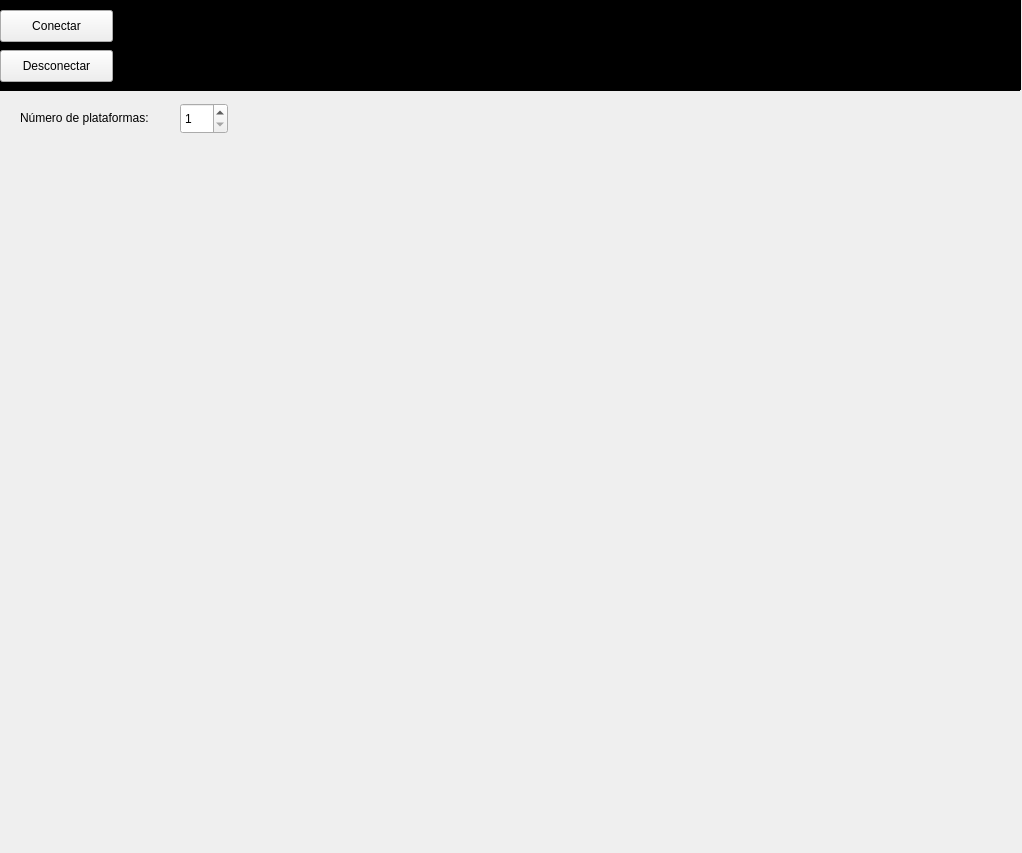
<?xml version="1.0" encoding="UTF-8"?>
<ui version="4.0">
 <class>MainWindow</class>
 <widget class="QMainWindow" name="MainWindow">
  <property name="enabled">
   <bool>true</bool>
  </property>
  <property name="geometry">
   <rect>
    <x>0</x>
    <y>0</y>
    <width>1022</width>
    <height>853</height>
   </rect>
  </property>
  <property name="sizePolicy">
   <sizepolicy hsizetype="Fixed" vsizetype="Fixed">
    <horstretch>0</horstretch>
    <verstretch>0</verstretch>
   </sizepolicy>
  </property>
  <property name="minimumSize">
   <size>
    <width>1020</width>
    <height>853</height>
   </size>
  </property>
  <property name="maximumSize">
   <size>
    <width>1022</width>
    <height>853</height>
   </size>
  </property>
  <property name="windowTitle">
   <string>Distribución de presión</string>
  </property>
  <property name="layoutDirection">
   <enum>Qt::LeftToRight</enum>
  </property>
  <widget class="QWidget" name="centralWidget">
   <widget class="QGraphicsView" name="graphicsView_2">
    <property name="geometry">
     <rect>
      <x>-20</x>
      <y>0</y>
      <width>1041</width>
      <height>91</height>
     </rect>
    </property>
    <property name="sizePolicy">
     <sizepolicy hsizetype="Expanding" vsizetype="Expanding">
      <horstretch>0</horstretch>
      <verstretch>0</verstretch>
     </sizepolicy>
    </property>
    <property name="palette">
     <palette>
      <active>
       <colorrole role="WindowText">
        <brush brushstyle="SolidPattern">
         <color alpha="255">
          <red>255</red>
          <green>255</green>
          <blue>255</blue>
         </color>
        </brush>
       </colorrole>
       <colorrole role="Button">
        <brush brushstyle="SolidPattern">
         <color alpha="255">
          <red>0</red>
          <green>0</green>
          <blue>0</blue>
         </color>
        </brush>
       </colorrole>
       <colorrole role="Light">
        <brush brushstyle="SolidPattern">
         <color alpha="255">
          <red>0</red>
          <green>0</green>
          <blue>0</blue>
         </color>
        </brush>
       </colorrole>
       <colorrole role="Midlight">
        <brush brushstyle="SolidPattern">
         <color alpha="255">
          <red>0</red>
          <green>0</green>
          <blue>0</blue>
         </color>
        </brush>
       </colorrole>
       <colorrole role="Dark">
        <brush brushstyle="SolidPattern">
         <color alpha="255">
          <red>0</red>
          <green>0</green>
          <blue>0</blue>
         </color>
        </brush>
       </colorrole>
       <colorrole role="Mid">
        <brush brushstyle="SolidPattern">
         <color alpha="255">
          <red>0</red>
          <green>0</green>
          <blue>0</blue>
         </color>
        </brush>
       </colorrole>
       <colorrole role="Text">
        <brush brushstyle="SolidPattern">
         <color alpha="255">
          <red>255</red>
          <green>255</green>
          <blue>255</blue>
         </color>
        </brush>
       </colorrole>
       <colorrole role="BrightText">
        <brush brushstyle="SolidPattern">
         <color alpha="255">
          <red>255</red>
          <green>255</green>
          <blue>255</blue>
         </color>
        </brush>
       </colorrole>
       <colorrole role="ButtonText">
        <brush brushstyle="SolidPattern">
         <color alpha="255">
          <red>255</red>
          <green>255</green>
          <blue>255</blue>
         </color>
        </brush>
       </colorrole>
       <colorrole role="Base">
        <brush brushstyle="SolidPattern">
         <color alpha="255">
          <red>0</red>
          <green>0</green>
          <blue>0</blue>
         </color>
        </brush>
       </colorrole>
       <colorrole role="Window">
        <brush brushstyle="SolidPattern">
         <color alpha="255">
          <red>0</red>
          <green>0</green>
          <blue>0</blue>
         </color>
        </brush>
       </colorrole>
       <colorrole role="Shadow">
        <brush brushstyle="SolidPattern">
         <color alpha="255">
          <red>0</red>
          <green>0</green>
          <blue>0</blue>
         </color>
        </brush>
       </colorrole>
       <colorrole role="AlternateBase">
        <brush brushstyle="SolidPattern">
         <color alpha="255">
          <red>0</red>
          <green>0</green>
          <blue>0</blue>
         </color>
        </brush>
       </colorrole>
       <colorrole role="ToolTipBase">
        <brush brushstyle="SolidPattern">
         <color alpha="255">
          <red>255</red>
          <green>255</green>
          <blue>220</blue>
         </color>
        </brush>
       </colorrole>
       <colorrole role="ToolTipText">
        <brush brushstyle="SolidPattern">
         <color alpha="255">
          <red>0</red>
          <green>0</green>
          <blue>0</blue>
         </color>
        </brush>
       </colorrole>
      </active>
      <inactive>
       <colorrole role="WindowText">
        <brush brushstyle="SolidPattern">
         <color alpha="255">
          <red>255</red>
          <green>255</green>
          <blue>255</blue>
         </color>
        </brush>
       </colorrole>
       <colorrole role="Button">
        <brush brushstyle="SolidPattern">
         <color alpha="255">
          <red>0</red>
          <green>0</green>
          <blue>0</blue>
         </color>
        </brush>
       </colorrole>
       <colorrole role="Light">
        <brush brushstyle="SolidPattern">
         <color alpha="255">
          <red>0</red>
          <green>0</green>
          <blue>0</blue>
         </color>
        </brush>
       </colorrole>
       <colorrole role="Midlight">
        <brush brushstyle="SolidPattern">
         <color alpha="255">
          <red>0</red>
          <green>0</green>
          <blue>0</blue>
         </color>
        </brush>
       </colorrole>
       <colorrole role="Dark">
        <brush brushstyle="SolidPattern">
         <color alpha="255">
          <red>0</red>
          <green>0</green>
          <blue>0</blue>
         </color>
        </brush>
       </colorrole>
       <colorrole role="Mid">
        <brush brushstyle="SolidPattern">
         <color alpha="255">
          <red>0</red>
          <green>0</green>
          <blue>0</blue>
         </color>
        </brush>
       </colorrole>
       <colorrole role="Text">
        <brush brushstyle="SolidPattern">
         <color alpha="255">
          <red>255</red>
          <green>255</green>
          <blue>255</blue>
         </color>
        </brush>
       </colorrole>
       <colorrole role="BrightText">
        <brush brushstyle="SolidPattern">
         <color alpha="255">
          <red>255</red>
          <green>255</green>
          <blue>255</blue>
         </color>
        </brush>
       </colorrole>
       <colorrole role="ButtonText">
        <brush brushstyle="SolidPattern">
         <color alpha="255">
          <red>255</red>
          <green>255</green>
          <blue>255</blue>
         </color>
        </brush>
       </colorrole>
       <colorrole role="Base">
        <brush brushstyle="SolidPattern">
         <color alpha="255">
          <red>0</red>
          <green>0</green>
          <blue>0</blue>
         </color>
        </brush>
       </colorrole>
       <colorrole role="Window">
        <brush brushstyle="SolidPattern">
         <color alpha="255">
          <red>0</red>
          <green>0</green>
          <blue>0</blue>
         </color>
        </brush>
       </colorrole>
       <colorrole role="Shadow">
        <brush brushstyle="SolidPattern">
         <color alpha="255">
          <red>0</red>
          <green>0</green>
          <blue>0</blue>
         </color>
        </brush>
       </colorrole>
       <colorrole role="AlternateBase">
        <brush brushstyle="SolidPattern">
         <color alpha="255">
          <red>0</red>
          <green>0</green>
          <blue>0</blue>
         </color>
        </brush>
       </colorrole>
       <colorrole role="ToolTipBase">
        <brush brushstyle="SolidPattern">
         <color alpha="255">
          <red>255</red>
          <green>255</green>
          <blue>220</blue>
         </color>
        </brush>
       </colorrole>
       <colorrole role="ToolTipText">
        <brush brushstyle="SolidPattern">
         <color alpha="255">
          <red>0</red>
          <green>0</green>
          <blue>0</blue>
         </color>
        </brush>
       </colorrole>
      </inactive>
      <disabled>
       <colorrole role="WindowText">
        <brush brushstyle="SolidPattern">
         <color alpha="255">
          <red>0</red>
          <green>0</green>
          <blue>0</blue>
         </color>
        </brush>
       </colorrole>
       <colorrole role="Button">
        <brush brushstyle="SolidPattern">
         <color alpha="255">
          <red>0</red>
          <green>0</green>
          <blue>0</blue>
         </color>
        </brush>
       </colorrole>
       <colorrole role="Light">
        <brush brushstyle="SolidPattern">
         <color alpha="255">
          <red>0</red>
          <green>0</green>
          <blue>0</blue>
         </color>
        </brush>
       </colorrole>
       <colorrole role="Midlight">
        <brush brushstyle="SolidPattern">
         <color alpha="255">
          <red>0</red>
          <green>0</green>
          <blue>0</blue>
         </color>
        </brush>
       </colorrole>
       <colorrole role="Dark">
        <brush brushstyle="SolidPattern">
         <color alpha="255">
          <red>0</red>
          <green>0</green>
          <blue>0</blue>
         </color>
        </brush>
       </colorrole>
       <colorrole role="Mid">
        <brush brushstyle="SolidPattern">
         <color alpha="255">
          <red>0</red>
          <green>0</green>
          <blue>0</blue>
         </color>
        </brush>
       </colorrole>
       <colorrole role="Text">
        <brush brushstyle="SolidPattern">
         <color alpha="255">
          <red>0</red>
          <green>0</green>
          <blue>0</blue>
         </color>
        </brush>
       </colorrole>
       <colorrole role="BrightText">
        <brush brushstyle="SolidPattern">
         <color alpha="255">
          <red>255</red>
          <green>255</green>
          <blue>255</blue>
         </color>
        </brush>
       </colorrole>
       <colorrole role="ButtonText">
        <brush brushstyle="SolidPattern">
         <color alpha="255">
          <red>0</red>
          <green>0</green>
          <blue>0</blue>
         </color>
        </brush>
       </colorrole>
       <colorrole role="Base">
        <brush brushstyle="SolidPattern">
         <color alpha="255">
          <red>0</red>
          <green>0</green>
          <blue>0</blue>
         </color>
        </brush>
       </colorrole>
       <colorrole role="Window">
        <brush brushstyle="SolidPattern">
         <color alpha="255">
          <red>0</red>
          <green>0</green>
          <blue>0</blue>
         </color>
        </brush>
       </colorrole>
       <colorrole role="Shadow">
        <brush brushstyle="SolidPattern">
         <color alpha="255">
          <red>0</red>
          <green>0</green>
          <blue>0</blue>
         </color>
        </brush>
       </colorrole>
       <colorrole role="AlternateBase">
        <brush brushstyle="SolidPattern">
         <color alpha="255">
          <red>0</red>
          <green>0</green>
          <blue>0</blue>
         </color>
        </brush>
       </colorrole>
       <colorrole role="ToolTipBase">
        <brush brushstyle="SolidPattern">
         <color alpha="255">
          <red>255</red>
          <green>255</green>
          <blue>220</blue>
         </color>
        </brush>
       </colorrole>
       <colorrole role="ToolTipText">
        <brush brushstyle="SolidPattern">
         <color alpha="255">
          <red>0</red>
          <green>0</green>
          <blue>0</blue>
         </color>
        </brush>
       </colorrole>
      </disabled>
     </palette>
    </property>
    <property name="backgroundBrush">
     <brush brushstyle="NoBrush">
      <color alpha="255">
       <red>0</red>
       <green>0</green>
       <blue>0</blue>
      </color>
     </brush>
    </property>
   </widget>
   <widget class="QLabel" name="label">
    <property name="geometry">
     <rect>
      <x>610</x>
      <y>0</y>
      <width>411</width>
      <height>91</height>
     </rect>
    </property>
    <property name="text">
     <string/>
    </property>
    <property name="pixmap">
     <pixmap resource="../Developer/distribucionDePresion/Repositorios/distribucionPresionEscritorio/rscimagenes.qrc">:/imagenes/logoGIBIC.png</pixmap>
    </property>
    <property name="scaledContents">
     <bool>true</bool>
    </property>
   </widget>
   <widget class="QWidget" name="gridLayoutWidget">
    <property name="geometry">
     <rect>
      <x>10</x>
      <y>170</y>
      <width>491</width>
      <height>601</height>
     </rect>
    </property>
    <layout class="QGridLayout" name="gridLayout">
     <property name="horizontalSpacing">
      <number>-1</number>
     </property>
    </layout>
   </widget>
   <widget class="QPushButton" name="pushButton">
    <property name="geometry">
     <rect>
      <x>0</x>
      <y>10</y>
      <width>113</width>
      <height>32</height>
     </rect>
    </property>
    <property name="text">
     <string>Conectar</string>
    </property>
   </widget>
   <widget class="QPushButton" name="pushButton_2">
    <property name="geometry">
     <rect>
      <x>0</x>
      <y>50</y>
      <width>113</width>
      <height>32</height>
     </rect>
    </property>
    <property name="text">
     <string>Desconectar</string>
    </property>
   </widget>
   <widget class="QWidget" name="gridLayoutWidget_2">
    <property name="geometry">
     <rect>
      <x>520</x>
      <y>170</y>
      <width>491</width>
      <height>601</height>
     </rect>
    </property>
    <layout class="QGridLayout" name="gridLayout_2"/>
   </widget>
   <widget class="QSpinBox" name="spinBox">
    <property name="geometry">
     <rect>
      <x>180</x>
      <y>103</y>
      <width>48</width>
      <height>31</height>
     </rect>
    </property>
    <property name="minimum">
     <number>1</number>
    </property>
    <property name="maximum">
     <number>3</number>
    </property>
   </widget>
   <widget class="QLabel" name="label_2">
    <property name="geometry">
     <rect>
      <x>20</x>
      <y>110</y>
      <width>151</width>
      <height>16</height>
     </rect>
    </property>
    <property name="text">
     <string>Número de plataformas:</string>
    </property>
   </widget>
  </widget>
 </widget>
 <layoutdefault spacing="6" margin="11"/>
 <resources>
  <include location="../Developer/distribucionDePresion/Repositorios/distribucionPresionEscritorio/rscimagenes.qrc"/>
 </resources>
 <connections/>
</ui>
